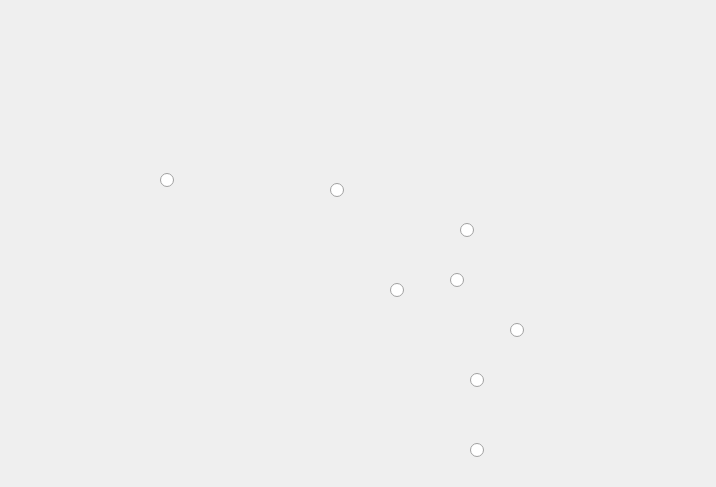
<?xml version="1.0" encoding="UTF-8"?>
<ui version="4.0">
 <class>MainWindow</class>
 <widget class="QMainWindow" name="MainWindow">
  <property name="geometry">
   <rect>
    <x>0</x>
    <y>0</y>
    <width>716</width>
    <height>487</height>
   </rect>
  </property>
  <property name="windowTitle">
   <string>MainWindow</string>
  </property>
  <property name="styleSheet">
   <string notr="true">#centralwidget {
	border-image: url(&quot;:/images/map.jpg&quot;) 0 0 0 0 stretch stretch;
}</string>
  </property>
  <widget class="QWidget" name="centralwidget">
   <widget class="QRadioButton" name="west">
    <property name="geometry">
     <rect>
      <x>160</x>
      <y>170</y>
      <width>21</width>
      <height>20</height>
     </rect>
    </property>
    <property name="text">
     <string/>
    </property>
   </widget>
   <widget class="QRadioButton" name="north">
    <property name="geometry">
     <rect>
      <x>330</x>
      <y>180</y>
      <width>21</width>
      <height>20</height>
     </rect>
    </property>
    <property name="text">
     <string/>
    </property>
   </widget>
   <widget class="QRadioButton" name="south">
    <property name="geometry">
     <rect>
      <x>390</x>
      <y>280</y>
      <width>21</width>
      <height>20</height>
     </rect>
    </property>
    <property name="text">
     <string/>
    </property>
   </widget>
   <widget class="QRadioButton" name="queen">
    <property name="geometry">
     <rect>
      <x>460</x>
      <y>220</y>
      <width>21</width>
      <height>20</height>
     </rect>
    </property>
    <property name="text">
     <string/>
    </property>
   </widget>
   <widget class="QRadioButton" name="newsouth">
    <property name="geometry">
     <rect>
      <x>450</x>
      <y>270</y>
      <width>21</width>
      <height>20</height>
     </rect>
    </property>
    <property name="text">
     <string/>
    </property>
   </widget>
   <widget class="QRadioButton" name="victoria">
    <property name="geometry">
     <rect>
      <x>470</x>
      <y>370</y>
      <width>21</width>
      <height>20</height>
     </rect>
    </property>
    <property name="text">
     <string/>
    </property>
   </widget>
   <widget class="QRadioButton" name="tasmania">
    <property name="geometry">
     <rect>
      <x>470</x>
      <y>440</y>
      <width>21</width>
      <height>20</height>
     </rect>
    </property>
    <property name="text">
     <string/>
    </property>
   </widget>
   <widget class="QRadioButton" name="capital">
    <property name="geometry">
     <rect>
      <x>510</x>
      <y>320</y>
      <width>21</width>
      <height>20</height>
     </rect>
    </property>
    <property name="text">
     <string/>
    </property>
   </widget>
  </widget>
 </widget>
 <resources/>
 <connections/>
</ui>
